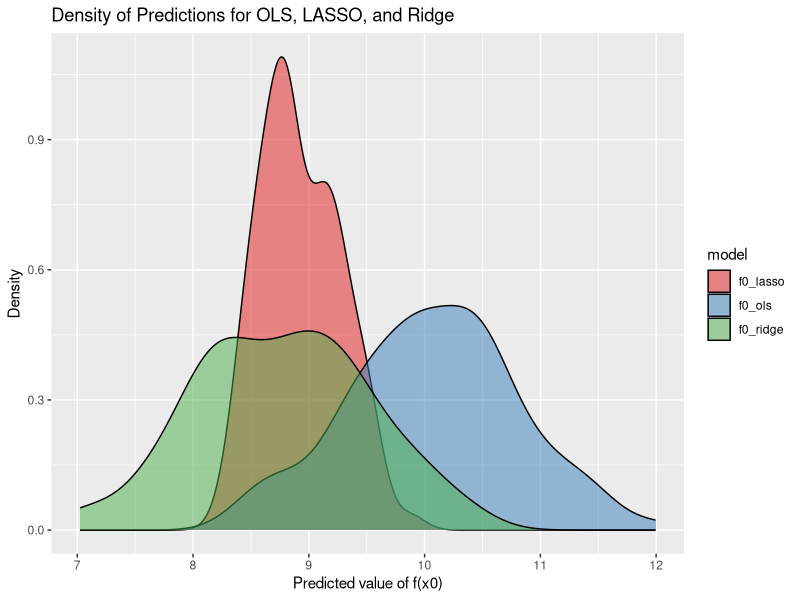

The R source for this figure: (Note: a time limit stopped this script after it produced the figure.)
## ---- chunk 1
knitr::opts_chunk$set(echo = TRUE, warning = FALSE,  message=FALSE, error=FALSE)
## ---- chunk 2
library(glmnet)
library(tidyverse)

nsim = 100 # Number of simulations
nobs = 100 # Number of observations in the simulated dataset
p = 10 # Number of regressors
beta = c(2,3, rep(0,p-2)) # Coefficient vector
                          # (2 for beta1, 3 for beta2,
                          # 0s for remaining betas)

x0 = c(rep(2, p)) # out-of-sample observation

# Initialize vectors so that we can store results
f0_ols = c()
f0_lasso = c()
f0_ridge = c()

for (s in 1:nsim) {
  
  X = MASS::mvrnorm(nobs, #Randomly drawn X variables
                          mu = rep(0, p),
                          Sigma = diag(p)
                          )
  
  y = X %*%beta + rnorm(nobs) # Simulate y with normal noise
  
  # Fit OLS model
  fitOLS = lm(y~X)
  f0_ols[s] = fitOLS$coefficients%*%c(1, x0) # Prediction at x0
  
  # Fit LASSO regression
  fitLASSO = cv.glmnet(X, y, alpha = 1)
  f0_lasso[s] = t(coef(fitLASSO, s="lambda.1se"))%*%c(1, x0) %>% as.numeric()
  
  # Fit Ridge regression
  fitRidge = cv.glmnet(X, y, alpha = 0)
  f0_ridge[s] = t(coef(fitRidge, s="lambda.1se"))%*%c(1, x0) %>% as.numeric()
}

# Data frame for plotting
predictions <- data.frame(f0_ols, f0_lasso, f0_ridge)

# Melting data frame for easier plotting
predictions_long <- pivot_longer(predictions, cols = everything(), 
                                 names_to = "model", 
                                 values_to = "prediction")

# Plotting
ggplot(predictions_long, aes(x = prediction, fill = model)) +
  geom_density(alpha = 0.5) +
  labs(title = "Density of Predictions for OLS, LASSO, and Ridge", 
       x = "Predicted value of f(x0)", 
       y = "Density") +
  scale_fill_brewer(palette = "Set1")
## ---- chunk 3
mean(f0_ols)
mean(f0_lasso)
mean(f0_ridge)
## ---- chunk 4
# True value of f(x0)
true_value <- 10

# Calculate Bias, Variance, and MSE for each model
statistics <- predictions_long %>%
  group_by(model) %>%
  summarise(
    Bias = mean(prediction) - true_value,
    Variance = var(prediction),
    MSE = mean((prediction - true_value)^2),
    .groups = 'drop'
  )

print(statistics)
## ---- chunk 5
# function to run the simulation with different number of irrelevant regressors
run_simulation1 <- function(p) {
  beta = c(2,3, rep(0,p-2)) # Coefficient vector
  x0 = c(rep(2, p)) # out-of-sample observation
  f0_ols = c()
  f0_lasso = c()
  f0_ridge = c()
  for (s in 1:nsim) {
    X = MASS::mvrnorm(nobs, #Randomly drawn X variables
                      mu = rep(0, p),
                      Sigma = diag(p)
    )
    y = X %*%beta + rnorm(nobs) # Simulate y with normal noise
    # Fit OLS model
    fitOLS = lm(y~X)
    f0_ols[s] = fitOLS$coefficients%*%c(1, x0) # Prediction at x0
    # Fit LASSO regression
    fitLASSO = cv.glmnet(X, y, alpha = 1)
    f0_lasso[s] = t(coef(fitLASSO, s="lambda.1se"))%*%c(1, x0) %>% as.numeric()
    # Fit Ridge regression
    fitRidge = cv.glmnet(X, y, alpha = 0)
    f0_ridge[s] = t(coef(fitRidge, s="lambda.1se"))%*%c(1, x0) %>% as.numeric()
  }
  
  # Data frame for plotting
  predictions <- data.frame(f0_ols, f0_lasso, f0_ridge)
  
  # Melting data frame for easier plotting
  predictions_long <- pivot_longer(predictions, 
                                   cols = everything(), 
                                   names_to = "model", 
                                   values_to = "prediction")
  
  # True value of f(x0)
  true_value <- 10
  
  # Calculate Bias, Variance, and MSE for each model
  statistics <- predictions_long %>%
    group_by(model) %>%
    summarise(
      Bias = mean(prediction) - true_value,
      Variance = var(prediction),
      MSE = mean((prediction - true_value)^2),
      .groups = 'drop'
    )
  
  return(statistics)
}

p_values <- c(10, 20, 30, 40, 50)
results <- map_dfr(p_values, run_simulation1, .id = "p")
results$p <- as.factor(results$p)
results_long <- pivot_longer(results, 
                             cols = c(Bias, Variance), 
                             names_to = "statistic", 
                             values_to = "value")

ggplot(results_long, aes(x = p, y = value, fill = model)) +
  geom_bar(stat = "identity", position = "dodge") +
  facet_wrap(~statistic, scales = "free_y") +
  labs(title = "Bias and Variance for OLS, LASSO, and Ridge 
       with different number of irrelevant regressors",
       x = "Number of irrelevant regressors", y = "Value") +
  scale_fill_brewer(palette = "Set1") +
  scale_x_discrete(labels = p_values)

## ---- chunk 6
library(glmnet)
library(tidyverse)
library(MASS)

# Function to run simulation for a given number of observations
run_simulation <- function(nobs) {
  nsim <- 100
  p <- 10
  beta <- c(2, 3, rep(0, p - 2))
  x0 <- rep(2, p)
  
  # Vectors to store results
  results <- tibble(
    nobs = rep(nobs, nsim),
    f0_ols = numeric(nsim),
    f0_lasso = numeric(nsim),
    f0_ridge = numeric(nsim)
  )
  
  for (s in 1:nsim) {
    X <- MASS::mvrnorm(n = nobs, mu = rep(0, p), Sigma = diag(p))
    y <- X %*% beta + rnorm(nobs)
    
    # OLS fit
    fitOLS <- lm(y ~ X - 1)
    results$f0_ols[s] <- as.numeric(coef(fitOLS) %*% x0)
    
    # LASSO fit
    fitLASSO <- cv.glmnet(X, y, alpha = 1)
    results$f0_lasso[s] <- as.numeric(predict(fitLASSO, 
                                              newx = matrix(x0, ncol = p), 
                                              s = "lambda.1se"))
    
    # Ridge fit
    fitRidge <- cv.glmnet(X, y, alpha = 0)
    results$f0_ridge[s] <- as.numeric(predict(fitRidge, 
                                              newx = matrix(x0, ncol = p), 
                                              s = "lambda.1se"))
  }
  
  # Calculate bias and variance
  stats <- results %>%
    summarise(
      nobs = first(nobs),
      bias_ols = mean(f0_ols) - 10,
      var_ols = var(f0_ols),
      bias_lasso = mean(f0_lasso) - 10,
      var_lasso = var(f0_lasso),
      bias_ridge = mean(f0_ridge) - 10,
      var_ridge = var(f0_ridge)
    )
  
  stats
}

# Set of observations to run the simulations on
nobs_values <- seq(50, 500, by = 50)

# Run simulations and collect results
results <- map_df(nobs_values, run_simulation)

# Prepare data for plotting
results_long <- pivot_longer(results, 
                             cols = -nobs, 
                             names_to = "model_metric", 
                             values_to = "value")

# Separate metric and model
results_long <- results_long %>% 
  separate(model_metric, into = c("model", "metric"), sep = "_") %>%
  mutate(model = recode(model, ols = "OLS", lasso = "LASSO", ridge = "Ridge"),
         metric = recode(metric, bias = "Bias", var = "Variance"))

# Plotting the results
ggplot(results_long, 
       aes(x = nobs, y = value, group = interaction(model, metric), 
           color = model)) +
  geom_line() +
  facet_wrap(~metric, scales = "free_y") +
  labs(title = "Effect of Number of Observations on Bias and Variance",
       x = "Number of Observations",
       y = "Metric Value",
       color = "Model") +
  theme_minimal() +
  theme(legend.position = "bottom")

## ---- chunk 7
library(glmnet)
library(tidyverse)
library(MASS)

run_simulation_corr <- function(rho, nobs = 100, nsim = 100) {
  p <- 10
  beta <- c(2, 3, rep(0, p - 2))
  x0 <- rep(2, p)

  # Vectors to store results
  sim_results <- tibble(
    rho = rho,
    f0_ols = numeric(nsim),
    f0_lasso = numeric(nsim),
    f0_ridge = numeric(nsim)
  )
  
  # Construct the correlation matrix
  Sigma <- matrix(rho, nrow = p, ncol = p)
  diag(Sigma) <- 1
  
  for (s in 1:nsim) {
    X <- MASS::mvrnorm(n = nobs, mu = rep(0, p), Sigma = Sigma)
    y <- X %*% beta + rnorm(nobs)

    # OLS fit
    fitOLS <- lm(y ~ X - 1)
    sim_results$f0_ols[s] <- as.numeric(coef(fitOLS) %*% x0)
    
    # LASSO fit
    fitLASSO <- cv.glmnet(X, y, alpha = 1)
    sim_results$f0_lasso[s] <- as.numeric(predict(fitLASSO, 
                                                  newx = matrix(x0, ncol = p), 
                                                  s = "lambda.1se"))
    
    # Ridge fit
    fitRidge <- cv.glmnet(X, y, alpha = 0)
    sim_results$f0_ridge[s] <- as.numeric(predict(fitRidge, 
                                                  newx = matrix(x0, ncol = p), 
                                                  s = "lambda.1se"))
  }
  
  # Calculate bias and variance
  stats <- sim_results %>%
    summarise(
      bias_ols = mean(f0_ols) - 10,
      var_ols = var(f0_ols),
      bias_lasso = mean(f0_lasso) - 10,
      var_lasso = var(f0_lasso),
      bias_ridge = mean(f0_ridge) - 10,
      var_ridge = var(f0_ridge)
    )
  
  cbind(stats, rho = rho) # Add rho to the results
}

# Set of correlations to run the simulations on
rho_values <- seq(0, 0.9, by = 0.1)

# Run simulations and collect results
results_corr <- map_df(rho_values, run_simulation_corr)

# Plotting the results
results_corr_long <- pivot_longer(results_corr, 
                                  cols = starts_with("bias_"), 
                                  names_to = "model", 
                                  values_to = "value", 
                                  names_prefix = "bias_")
results_corr_long$type <- "Bias"

variance_corr_long <- pivot_longer(results_corr, 
                                   cols = starts_with("var_"), 
                                   names_to = "model", 
                                   values_to = "value", 
                                   names_prefix = "var_")
variance_corr_long$type <- "Variance"

metrics_corr_long <- bind_rows(results_corr_long, variance_corr_long)

ggplot(metrics_corr_long, aes(x = rho, y = value, color = model, linetype = type)) +
  geom_line() +
  facet_wrap(~type, scales = "free_y") +
  labs(title = "Effect of Correlation Between Regressors on Bias and Variance",
       x = "Correlation (rho)",
       y = "Metric Value") +
  theme_minimal() +
  scale_color_brewer(palette = "Dark2") +
  theme(legend.position = "bottom")
